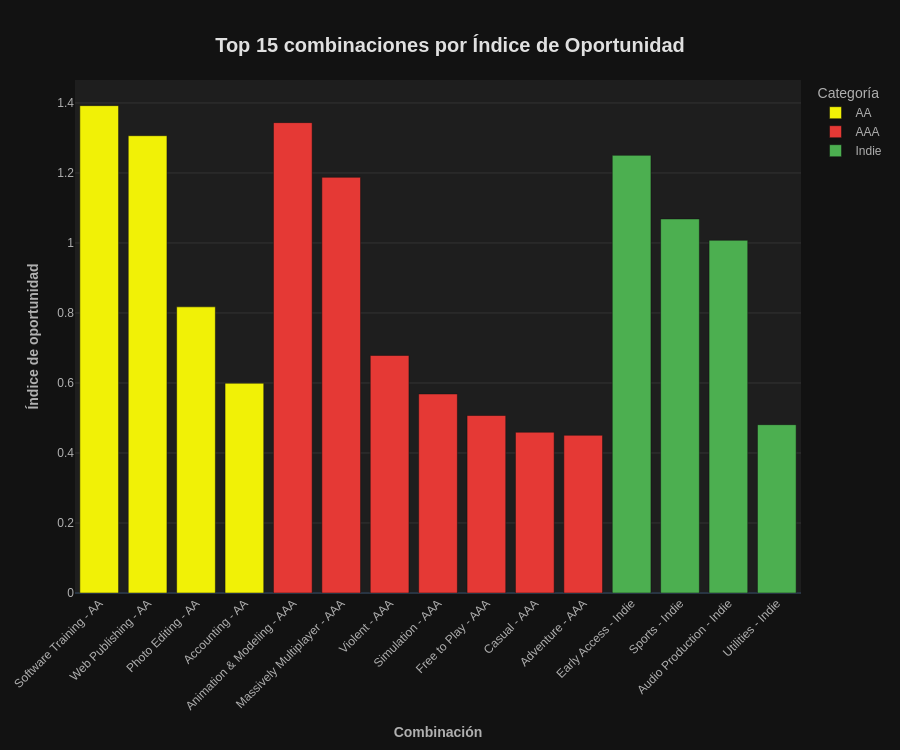

Notebook cell for this chart:
### Markdown cell above
## 6. Nichos de Oportunidad para Desarrolladores

**Pregunta de investigación:** Desde una óptica de desarrollo de producto, ¿qué combinación de Género y Categoría presenta la menor saturación en el mercado pero la mayor tasa de reseñas positivas?

### Code cell
combo = steam_data.groupby(['genre_main', 'tipo_juego']).agg(
    n_juegos=('tipo_juego', 'count'),
    ratio_prom=('ratio_positivo', 'mean')
).reset_index()

combo['indice_oportunidad'] = combo['ratio_prom'] / np.log(combo['n_juegos'] + 1)
combo['combo_label'] = combo['genre_main'] + " - " + combo['tipo_juego']

combo_top15 = combo.nlargest(15, 'indice_oportunidad').sort_values(by='indice_oportunidad', ascending=False)

fig = px.bar(
    combo_top15,
    x="combo_label",
    y="indice_oportunidad",
    color="tipo_juego",
    color_discrete_map={"Indie": "#4CAF50", "AAA": "#E53935", "AA": "#F1F106"}
)

fig.update_layout(
    height=750,
    template="plotly_dark",
    paper_bgcolor="#121212",
    plot_bgcolor="#1E1E1E",
    title={
        'text': "<b>Top 15 combinaciones por Índice de Oportunidad</b>",
        'y': 0.95,
        'x': 0.5,
        'xanchor': 'center',
        'yanchor': 'top',
        'font': dict(size=20, color="#E0E0E0")
    },
    xaxis_title="<b>Combinación</b>",
    yaxis_title="<b>Índice de oportunidad</b>",
    yaxis=dict(
        showgrid=True,
        gridcolor="#333333"
    ),
    xaxis=dict(
        showgrid=False,
        tickangle=-45
    ),
    font=dict(
        family="Helvetica, Arial, sans-serif",
        size=12,
        color="#B0B0B0"
    ),
    legend_title_text="Categoría",
    margin=dict(t=80, b=150, l=40, r=40)
)

fig.show()

### Figure 1 — Plotly figure (JSON) as saved in the notebook; plotly's stock layout.template omitted (floating-point values rounded to 4 significant figures)
{"data": [{"hovertemplate": "tipo_juego=AA<br>combo_label=%{x}<br>indice_oportunidad=%{y}<extra></extra>", "legendgroup": "AA", "marker": {"color": "#F1F106", "pattern": {"shape": ""}}, "name": "AA", "orientation": "v", "showlegend": true, "textposition": "auto", "type": "bar", "x": ["Software Training - AA", "Web Publishing - AA", "Photo Editing - AA", "Accounting - AA"], "xaxis": "x", "y": [1.392, 1.306, 0.8175, 0.5992], "yaxis": "y"}, {"hovertemplate": "tipo_juego=AAA<br>combo_label=%{x}<br>indice_oportunidad=%{y}<extra></extra>", "legendgroup": "AAA", "marker": {"color": "#E53935", "pattern": {"shape": ""}}, "name": "AAA", "orientation": "v", "showlegend": true, "textposition": "auto", "type": "bar", "x": ["Animation & Modeling - AAA", "Massively Multiplayer - AAA", "Violent - AAA", "Simulation - AAA", "Free to Play - AAA", "Casual - AAA", "Adventure - AAA"], "xaxis": "x", "y": [1.344, 1.188, 0.6786, 0.5686, 0.507, 0.4594, 0.4506], "yaxis": "y"}, {"hovertemplate": "tipo_juego=Indie<br>combo_label=%{x}<br>indice_oportunidad=%{y}<extra></extra>", "legendgroup": "Indie", "marker": {"color": "#4CAF50", "pattern": {"shape": ""}}, "name": "Indie", "orientation": "v", "showlegend": true, "textposition": "auto", "type": "bar", "x": ["Early Access - Indie", "Sports - Indie", "Audio Production - Indie", "Utilities - Indie"], "xaxis": "x", "y": [1.25, 1.069, 1.008, 0.4809], "yaxis": "y"}], "layout": {"barmode": "relative", "font": {"color": "#B0B0B0", "family": "Helvetica, Arial, sans-serif", "size": 12}, "height": 750, "legend": {"title": {"text": "Categoría"}, "tracegroupgap": 0}, "margin": {"b": 150, "l": 40, "r": 40, "t": 80}, "paper_bgcolor": "#121212", "plot_bgcolor": "#1E1E1E", "title": {"font": {"color": "#E0E0E0", "size": 20}, "text": "<b>Top 15 combinaciones por Índice de Oportunidad</b>", "x": 0.5, "xanchor": "center", "y": 0.95, "yanchor": "top"}, "xaxis": {"anchor": "y", "domain": [0, 1], "showgrid": false, "tickangle": -45, "title": {"text": "<b>Combinación</b>"}}, "yaxis": {"anchor": "x", "domain": [0, 1], "gridcolor": "#333333", "showgrid": true, "title": {"text": "<b>Índice de oportunidad</b>"}}}}
